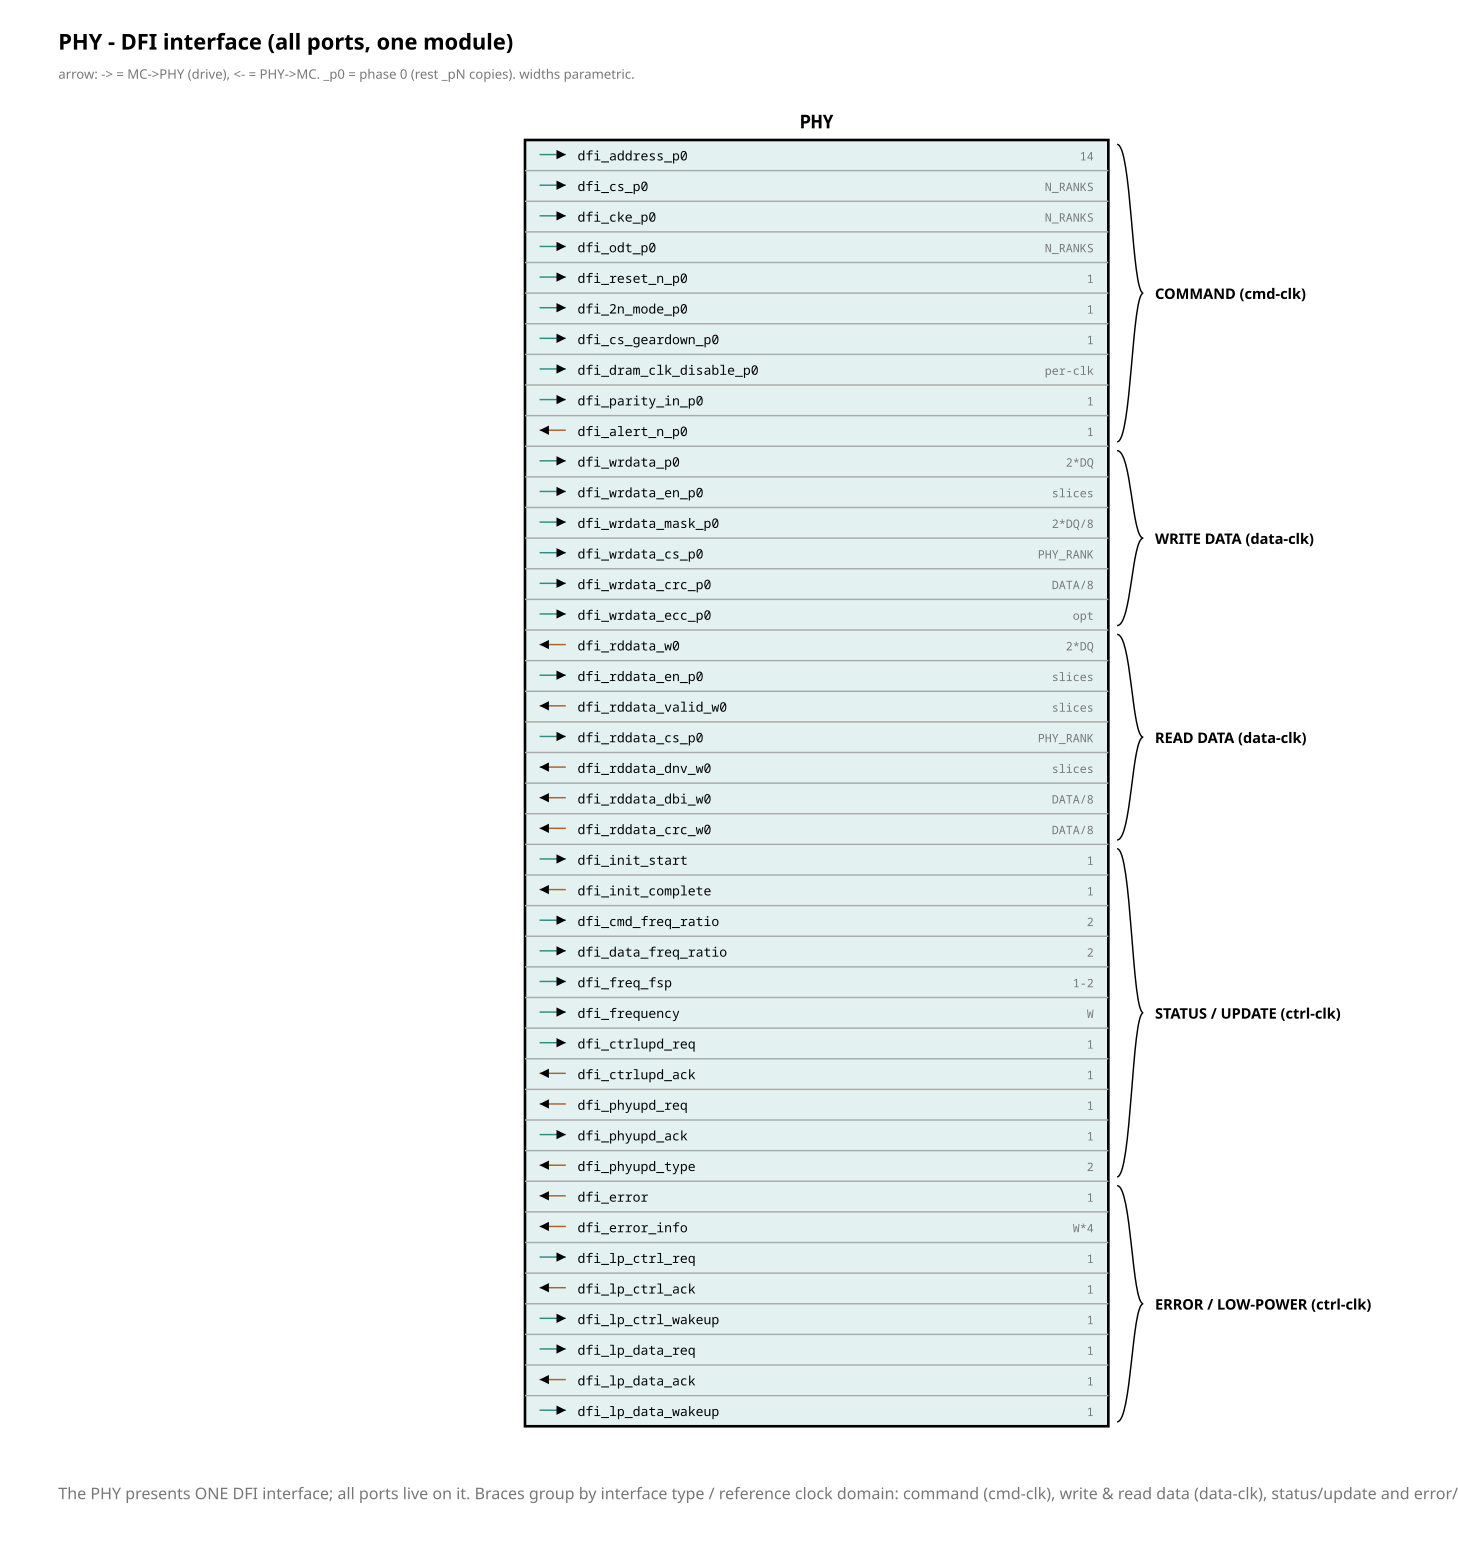

Reproduce this figure in Python.
from rtlfig import (Fig, MUTED, FILL_NEW, FILL_LOGIC, FILL_CELL, FILL_ACTIVE,
                    FAINT, INK, PAPER, W_CELL)

# fig_75 — the PHY as one tall rectangle with ALL DFI ports inside; curly braces on
# the right group ports by interface type. _p0 shown (rest _pN copies). Parametric.

OUT = "#2a8f86"; IN = "#b0602a"
RX, RW = 360, 400          # rect x, width
ROWH = 21
Y0 = 96

# (dir, name, width)  grouped; group boundaries by the GROUPS list
PORTS = [
    # COMMAND
    ("o", "dfi_address_p0", "14"),
    ("o", "dfi_cs_p0", "N_RANKS"),
    ("o", "dfi_cke_p0", "N_RANKS"),
    ("o", "dfi_odt_p0", "N_RANKS"),
    ("o", "dfi_reset_n_p0", "1"),
    ("o", "dfi_2n_mode_p0", "1"),
    ("o", "dfi_cs_geardown_p0", "1"),
    ("o", "dfi_dram_clk_disable_p0", "per-clk"),
    ("o", "dfi_parity_in_p0", "1"),
    ("i", "dfi_alert_n_p0", "1"),
    # WRITE
    ("o", "dfi_wrdata_p0", "2*DQ"),
    ("o", "dfi_wrdata_en_p0", "slices"),
    ("o", "dfi_wrdata_mask_p0", "2*DQ/8"),
    ("o", "dfi_wrdata_cs_p0", "PHY_RANK"),
    ("o", "dfi_wrdata_crc_p0", "DATA/8"),
    ("o", "dfi_wrdata_ecc_p0", "opt"),
    # READ
    ("i", "dfi_rddata_w0", "2*DQ"),
    ("o", "dfi_rddata_en_p0", "slices"),
    ("i", "dfi_rddata_valid_w0", "slices"),
    ("o", "dfi_rddata_cs_p0", "PHY_RANK"),
    ("i", "dfi_rddata_dnv_w0", "slices"),
    ("i", "dfi_rddata_dbi_w0", "DATA/8"),
    ("i", "dfi_rddata_crc_w0", "DATA/8"),
    # STATUS / UPDATE
    ("o", "dfi_init_start", "1"),
    ("i", "dfi_init_complete", "1"),
    ("o", "dfi_cmd_freq_ratio", "2"),
    ("o", "dfi_data_freq_ratio", "2"),
    ("o", "dfi_freq_fsp", "1-2"),
    ("o", "dfi_frequency", "W"),
    ("o", "dfi_ctrlupd_req", "1"),
    ("i", "dfi_ctrlupd_ack", "1"),
    ("i", "dfi_phyupd_req", "1"),
    ("o", "dfi_phyupd_ack", "1"),
    ("i", "dfi_phyupd_type", "2"),
    # ERROR / LP
    ("i", "dfi_error", "1"),
    ("i", "dfi_error_info", "W*4"),
    ("o", "dfi_lp_ctrl_req", "1"),
    ("i", "dfi_lp_ctrl_ack", "1"),
    ("o", "dfi_lp_ctrl_wakeup", "1"),
    ("o", "dfi_lp_data_req", "1"),
    ("i", "dfi_lp_data_ack", "1"),
    ("o", "dfi_lp_data_wakeup", "1"),
]
# group: (label, count)
GROUPS = [
    ("COMMAND  (cmd-clk)", 10),
    ("WRITE DATA  (data-clk)", 6),
    ("READ DATA  (data-clk)", 7),
    ("STATUS / UPDATE  (ctrl-clk)", 11),
    ("ERROR / LOW-POWER  (ctrl-clk)", 8),
]

N = len(PORTS)
H = N * ROWH
f = Fig(1000, Y0 + H + 80)

f.text(40, 34, "PHY  -  DFI interface (all ports, one module)", size=15, mono=False, bold=True)
f.text(40, 54, "arrow: -> = MC->PHY (drive), <- = PHY->MC.  _p0 = phase 0 (rest _pN copies).  "
       "widths parametric.", size=9, mono=False, fill=MUTED)

# the rect
f.rect(RX, Y0, RW, H, fill=FILL_ACTIVE, width=1.8)
f.text(RX + RW / 2, Y0 - 8, "PHY", size=13, anchor="middle", bold=True)

# rows
for i, (d, nm, wd) in enumerate(PORTS):
    y = Y0 + i * ROWH + 14
    col = OUT if d == "o" else IN
    if d == "o":
        f.line(RX + 10, y - 4, RX + 28, y - 4, arrow=True, stroke=col)
    else:
        f.line(RX + 28, y - 4, RX + 10, y - 4, arrow=True, stroke=col)
    f.text(RX + 36, y, nm, size=9, mono=True)
    f.text(RX + RW - 10, y, wd, size=8, mono=True, anchor="end", fill=MUTED)
    if i:
        f.line(RX, Y0 + i * ROWH, RX + RW, Y0 + i * ROWH, stroke=FAINT)


def brace(x, y1, y2, label):
    ym = (y1 + y2) / 2
    f.path(f"M{x} {y1} C{x+10} {y1} {x+10} {ym} {x+18} {ym} "
           f"C{x+10} {ym} {x+10} {y2} {x} {y2}", stroke=INK)
    f.text(x + 26, ym + 4, label, size=10, mono=False, bold=True)


# braces per group on the right
bx = RX + RW + 6
acc = 0
for lab, cnt in GROUPS:
    y1 = Y0 + acc * ROWH + 3
    y2 = Y0 + (acc + cnt) * ROWH - 3
    brace(bx, y1, y2, lab)
    acc += cnt

f.caption(40, Y0 + H + 50,
          "The PHY presents ONE DFI interface; all ports live on it. Braces group by interface type "
          "/ reference clock domain: command (cmd-clk), write & read data (data-clk), status/update "
          "and error/low-power (ctrl-clk). Phase signals (_pN) are x GEAR copies; only _p0 drawn.")

f.save("fig_75_phy_port_rect.svg")
print("wrote fig_75_phy_port_rect.svg")
